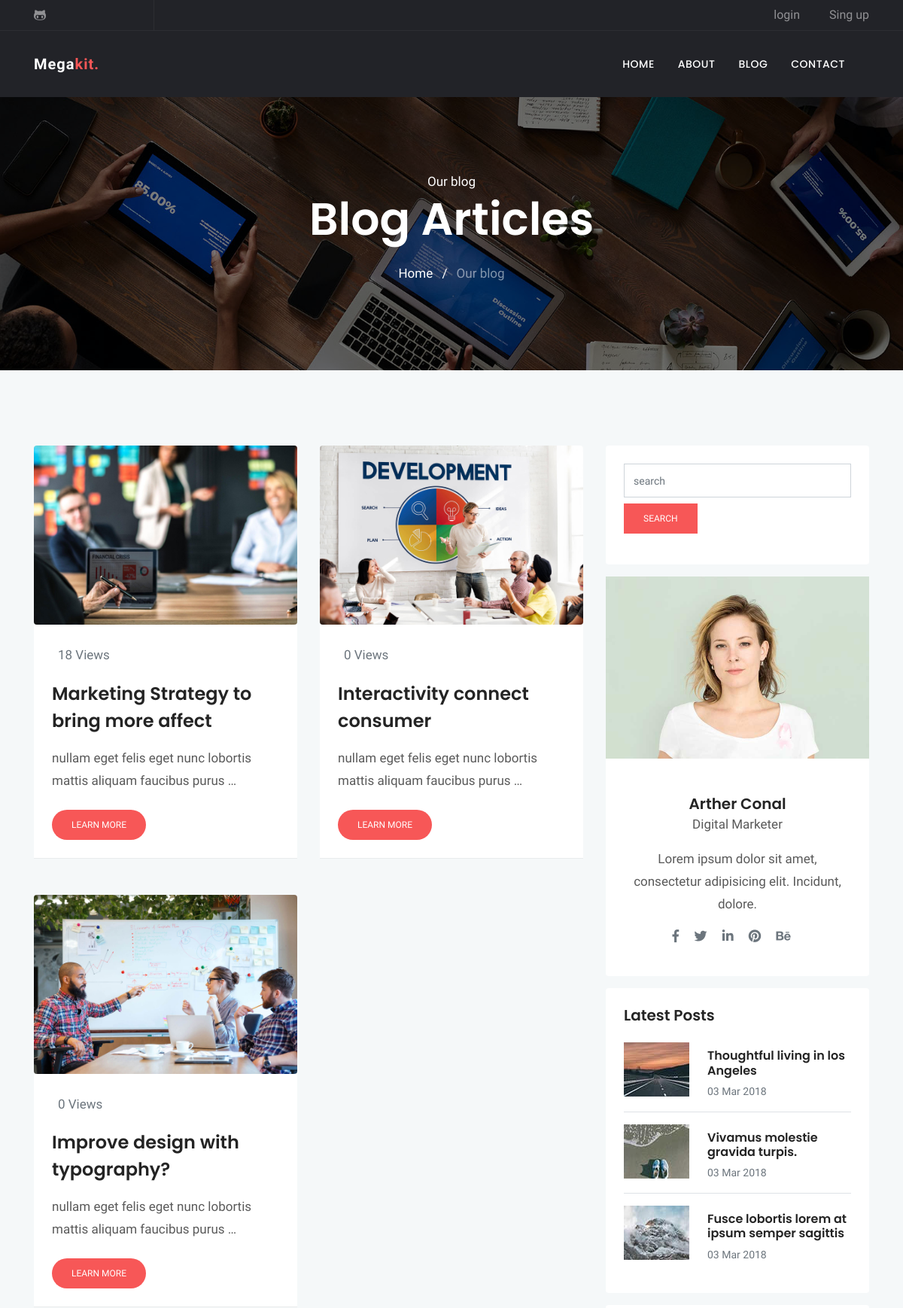
The page /blog/category/Agency (upper part) on the database as committed earlier.
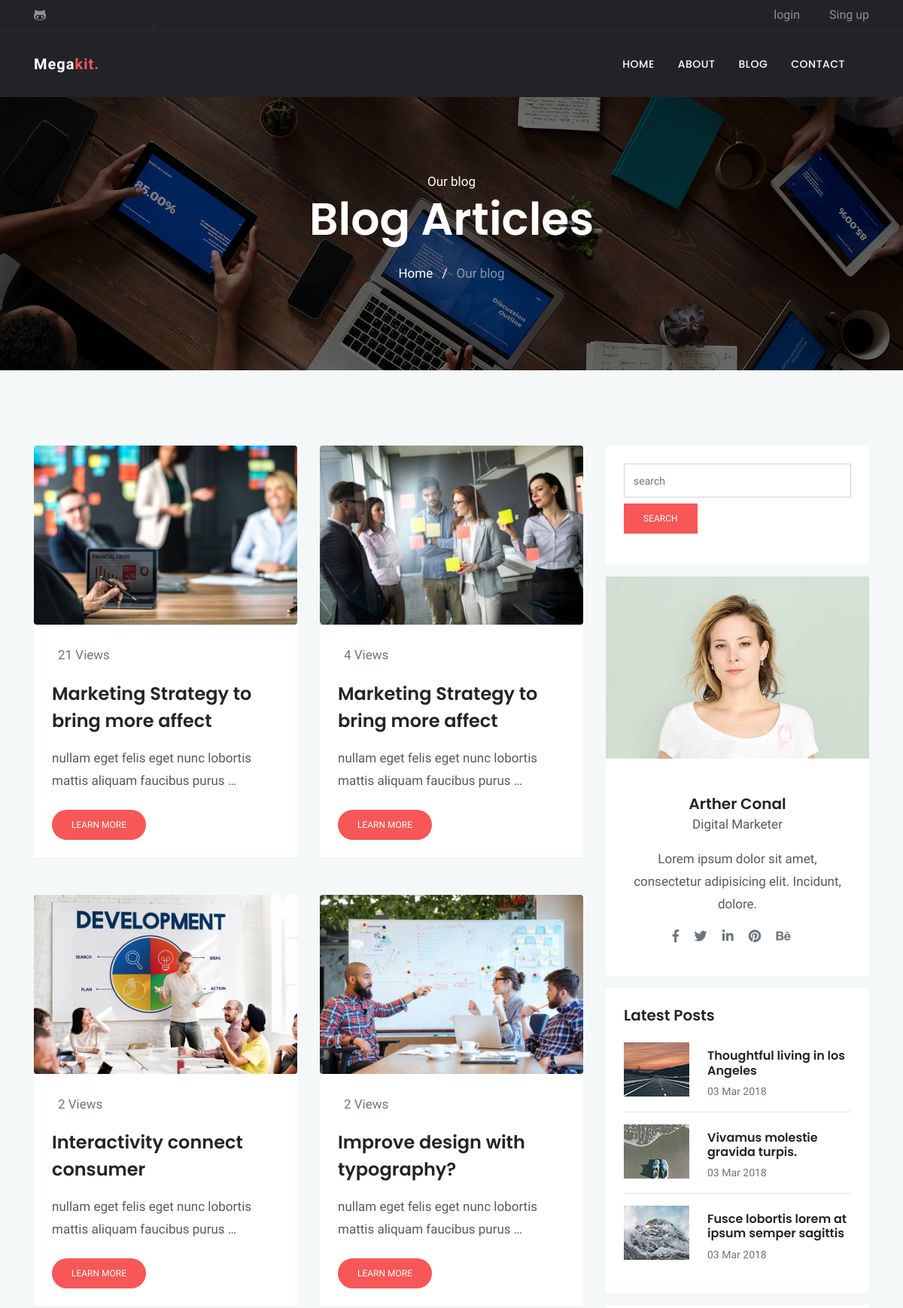
The same page on the database as committed later.
### blog/models.py (models this page shows, shortened)
class Post (models.Model) :
    image = models.ImageField(upload_to = 'blog/',default = 'blog/default.jpg')
    author = models.ForeignKey(User,on_delete=models.SET_NULL,null=True)
    title = models.CharField (max_length = 200)
    content = models.TextField ()
    category = models.ManyToManyField (Category)
    counted_view = models.IntegerField (default = 0)
    status = models.BooleanField (default = False)
    login_required = models.BooleanField (default = False)
    published_date = models.DateTimeField (null = True)
    created_date = models.DateTimeField (auto_now_add = True)
    update_date = models.DateTimeField (auto_now = True)
    class Meta:
        ordering = ['-created_date']

### blog/views.py (the view)
# urls.py: path('', blog_view, name="index"),
def blog_view(request, **kwargs) :
    posts = Post.objects.filter(status = 1, published_date__lte = timezone.now())
    if kwargs.get('cat_name') != None:
        posts = posts.filter(category__name=kwargs['cat_name'])
    if kwargs.get('author_username') != None:
        posts = posts.filter(author__username = kwargs['author_username'])
    if kwargs.get('tag_name') != None:
        posts = posts.filter(tags__name__in=[kwargs['tag_name']])
    posts = Paginator (posts,4)
    try:
        page_number = request.GET.get ('page')
        posts = posts.get_page(page_number)
    except PageNotAnInteger:
        posts = posts.get_page(1)
    except EmptyPage:
        posts = posts.get_page(1)
    context = {'posts': posts}
    return render(request, "blog/blog-sidebar.html", context)

### templates/blog/blog-sidebar.html (shortened to what the changed rows need)
{% extends 'base.html' %}
{% load static %}
{% block content %}
<!doctype html>
<html lang="en">
  <head>
  <link rel="stylesheet" href="{% static 'plugins/bootstrap/css/bootstrap.min.css' %}">
  <link rel="stylesheet" href="{% static 'plugins/themify/css/themify-icons.css' %}">
  <link rel="stylesheet" href="{% static 'plugins/fontawesome/css/all.css' %}">
  <link rel="stylesheet" href="{% static 'plugins/magnific-popup/dist/magnific-popup.css' %}">
  <link rel="stylesheet" href="{% static 'plugins/slick-carousel/slick/slick.css' %}">
  <link rel="stylesheet" href="{% static 'plugins/slick-carousel/slick/slick-theme.css' %}">
  <link rel="stylesheet" href="{% static 'css/style.css' %}">
</head>
<body>
<div class="main-wrapper ">
<section class="page-title bg-1">
  <div class="container">
    <div class="row">
      <div class="col-md-12">
        <div class="block text-center">
          <h1 class="text-capitalize mb-4 text-lg">Blog articles</h1>
        </div>
      </div>
    </div>
  </div>
</section>
<section class="section blog-wrap bg-gray">
    <div class="container">
        <div class="row">
            <div class="col-lg-8">
                <div class="row">
                  {% for post in posts %}
	<div class="col-lg-6 col-md-6 mb-5">
		<div class="blog-item">
			<img src="{{post.image.url}}" alt="" class="img-fluid rounded">
			<div class="blog-item-content bg-white p-4">
				<div class="blog-item-meta  py-1 px-2">
					<span class="text-muted text-capitalize mr-3"></i>{{post.counted_view}} Views</span>
				</div>
				<h3 class="mt-3 mb-3"><a href="{% url 'blog:single' pid=post.id %}">{{post.title}}</a></h3>
				<p class="mb-4">{{ post.content|truncatewords:10 }}</p>
				<a href="{{post.id}}" class="btn btn-small btn-main btn-round-full">Learn More</a>
			</div>
		</div>
	</div>
  {% endfor %}
</div>
        </div>
        </div>
    </div>
</section>
  </body>
  </html>
{% endblock %}

Rows that differ between the two databases and show on the page:
changed Post (number 1 of 4 on the later page): counted_view "18" → "21"
now on this page (row edited): Post: image (picture), counted_view "4", title "Marketing Strategy to bring more affect", content "nullam eget felis eget nunc lobortis mattis aliquam faucibus purus …"
changed Post "Interactivity connect consumer": counted_view "0" → "2"
changed Post "Improve design with typography?": counted_view "0" → "2"
